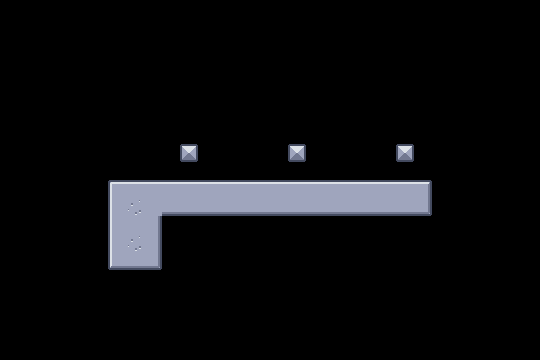

Below is a game level as drawn by its tile map, then a one-line description and the .tmx file that defines it, in full:
An orthogonal 30x20 tile map with 18x18 px tiles, 1 tile layer (Tile Layer 1).

<map version="1.10" tiledversion="1.10.1" orientation="orthogonal" renderorder="right-down" width="30" height="20" tilewidth="18" tileheight="18" infinite="0" nextlayerid="2" nextobjectid="1">
 <tileset firstgid="1" source="rock.tsx" />
 <layer id="1" name="Tile Layer 1" width="30" height="20">
  <data encoding="csv">
0,0,0,0,0,0,0,0,0,0,0,0,0,0,0,0,0,0,0,0,0,0,0,0,0,0,0,0,0,0,
0,0,0,0,0,0,0,0,0,0,0,0,0,0,0,0,0,0,0,0,0,0,0,0,0,0,0,0,0,0,
0,0,0,0,0,0,0,0,0,0,0,0,0,0,0,0,0,0,0,0,0,0,0,0,0,0,0,0,0,0,
0,0,0,0,0,0,0,0,0,0,0,0,0,0,0,0,0,0,0,0,0,0,0,0,0,0,0,0,0,0,
0,0,0,0,0,0,0,0,0,0,0,0,0,0,0,0,0,0,0,0,0,0,0,0,0,0,0,0,0,0,
0,0,0,0,0,0,0,0,0,0,0,0,0,0,0,0,0,0,0,0,0,0,0,0,0,0,0,0,0,0,
0,0,0,0,0,0,0,0,0,0,0,0,0,0,0,0,0,0,0,0,0,0,0,0,0,0,0,0,0,0,
0,0,0,0,0,0,0,0,0,0,0,0,0,0,0,0,0,0,0,0,0,0,0,0,0,0,0,0,0,0,
0,0,0,0,0,0,0,0,0,0,1,0,0,0,0,0,1,0,0,0,0,0,1,0,0,0,0,0,0,0,
0,0,0,0,0,0,0,0,0,0,0,0,0,0,0,0,0,0,0,0,0,0,0,0,0,0,0,0,0,0,
0,0,0,0,0,0,28,29,29,29,29,29,29,29,29,29,29,29,29,29,29,29,29,30,0,0,0,0,0,0,
0,0,0,0,0,0,37,68,38,47,47,47,47,47,47,47,47,47,47,47,47,47,47,48,0,0,0,0,0,0,
0,0,0,0,0,0,37,38,39,0,0,0,0,0,0,0,0,0,0,0,0,0,0,0,0,0,0,0,0,0,
0,0,0,0,0,0,37,68,39,0,0,0,0,0,0,0,0,0,0,0,0,0,0,0,0,0,0,0,0,0,
0,0,0,0,0,0,46,47,48,0,0,0,0,0,0,0,0,0,0,0,0,0,0,0,0,0,0,0,0,0,
0,0,0,0,0,0,0,0,0,0,0,0,0,0,0,0,0,0,0,0,0,0,0,0,0,0,0,0,0,0,
0,0,0,0,0,0,0,0,0,0,0,0,0,0,0,0,0,0,0,0,0,0,0,0,0,0,0,0,0,0,
0,0,0,0,0,0,0,0,0,0,0,0,0,0,0,0,0,0,0,0,0,0,0,0,0,0,0,0,0,0,
0,0,0,0,0,0,0,0,0,0,0,0,0,0,0,0,0,0,0,0,0,0,0,0,0,0,0,0,0,0,
0,0,0,0,0,0,0,0,0,0,0,0,0,0,0,0,0,0,0,0,0,0,0,0,0,0,0,0,0,0
</data>
 </layer>
</map>
